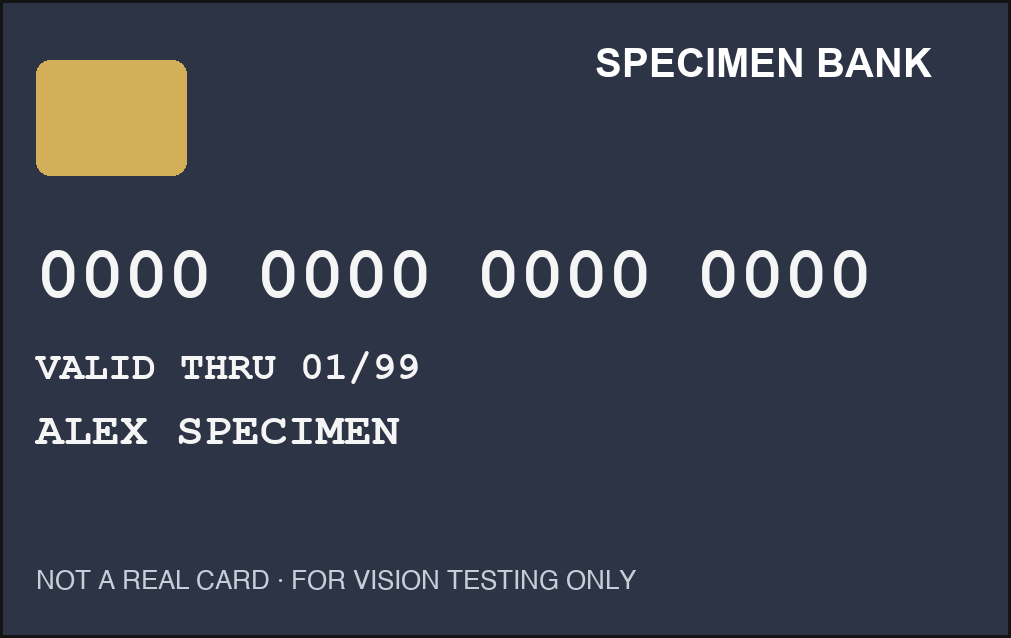
#> input picture cards/mock-bank.png, 1011 x 638 px, found by its file name
$ python -i make_split.py   (imports and definitions only)
#> lines starting #> are read from the running program, lines starting #| are printed output that depends on the picture
"""Capture-group train/valid/test split for the 131 staged own frames.

Frames shot back to back in one set-up are near-duplicates; a random split puts copies of the same shot on both
sides and inflates validation scores. So the unit of assignment is a GROUP, not a frame.

Group = a run of consecutively numbered frames (ingest order = shot order) within one (card, condition) whose
neighbouring frames are similar (HSV colour histogram, Bhattacharyya distance <= TAU). Groups are then assigned to train/valid/test by a seeded
random search that scores closeness to 70/20/10 per family and penalises any key class (glare, obstruction) or card
missing from valid or test, and any card/family missing from train.

Writes local/upload/split.csv and stages local/upload/train, local/upload/valid, local/upload/test (copies; gitignored).
Then reports leakage: nearest-train-frame distance of valid/test frames, group split vs random split.
"""
import collections
import csv
import random
import shutil
from pathlib import Path

import cv2
import numpy as np

TAU = 0.4
RATIO = {"train": 0.70, "valid": 0.20, "test": 0.10}
FAMILY = {"good": "good", "glare_direct": "glare", "glare_oblique": "glare", "obstruction": "obstruction",
          "partial": "partial", "blur": "blur", "lowlight": "lowlight"}
SEED = 7


def num(f):
    return int(f.rsplit("-", 1)[1][:3])


def hist(f):
#> called with f = '../../cards/mock-bank.png'
    im = cv2.resize(cv2.imread("local/upload/own/" + f), (160, 213), interpolation=cv2.INTER_AREA)
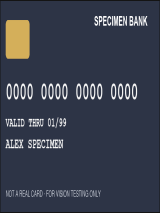
#> im: shape (213, 160, 3); mean B, G, R 77.3, 63, 57.6
    h = cv2.calcHist([cv2.cvtColor(im, cv2.COLOR_BGR2HSV)], [0, 1, 2], None, [8, 4, 4], [0, 180, 0, 256, 0, 256])
    return cv2.normalize(h, h).flatten()


def dist(a, b):
    return cv2.compareHist(a, b, cv2.HISTCMP_BHATTACHARYYA)


# [120 lines left out: function main, not called in this run]


# [2 lines not run here, left out]

>>> result = hist('../../cards/mock-bank.png')
#> result = 128 values, max 0.999 at index 69, min 0 at index 2, mean 0.00896

$ run again, on cards/print-bank.png
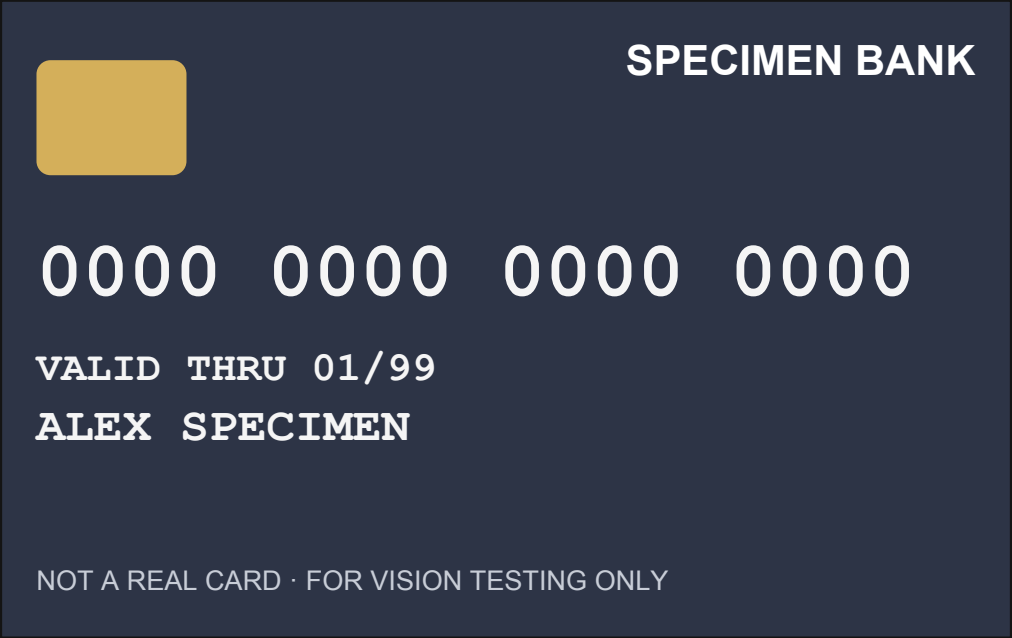
#> input picture cards/print-bank.png, 1012 x 638 px, found by its file name
#> in hist, `im = cv2.resize(cv2.imread("local/upload/own/" + f), (160, 213), inter..`:
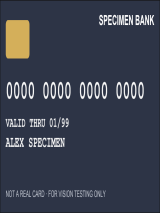
#> im: shape (213, 160, 3); mean B, G, R 78.3, 64, 58.6
#> result = 128 values, max 0.999 at index 69, min 0 at index 0, mean 0.00899
